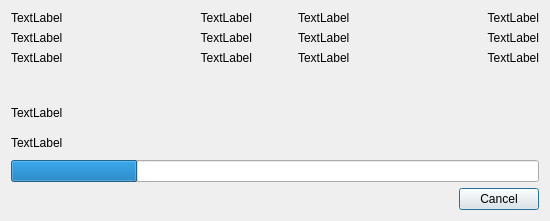
<?xml version="1.0" encoding="UTF-8"?>
<ui version="4.0">
 <class>ZipUnzipProgressDialog</class>
 <widget class="QDialog" name="ZipUnzipProgressDialog">
  <property name="geometry">
   <rect>
    <x>0</x>
    <y>0</y>
    <width>550</width>
    <height>221</height>
   </rect>
  </property>
  <property name="minimumSize">
   <size>
    <width>550</width>
    <height>221</height>
   </size>
  </property>
  <property name="maximumSize">
   <size>
    <width>604</width>
    <height>221</height>
   </size>
  </property>
  <property name="windowTitle">
   <string>Dialog</string>
  </property>
  <layout class="QGridLayout" name="gridLayout_3">
   <item row="0" column="0">
    <layout class="QVBoxLayout" name="verticalLayout">
     <item>
      <layout class="QHBoxLayout" name="horizontalLayout">
       <item>
        <layout class="QGridLayout" name="gridLayout">
         <item row="0" column="0">
          <widget class="QLabel" name="l11">
           <property name="text">
            <string>TextLabel</string>
           </property>
          </widget>
         </item>
         <item row="0" column="1">
          <widget class="QLabel" name="l12">
           <property name="layoutDirection">
            <enum>Qt::LeftToRight</enum>
           </property>
           <property name="text">
            <string>TextLabel</string>
           </property>
           <property name="alignment">
            <set>Qt::AlignRight|Qt::AlignTrailing|Qt::AlignVCenter</set>
           </property>
          </widget>
         </item>
         <item row="1" column="0">
          <widget class="QLabel" name="l21">
           <property name="text">
            <string>TextLabel</string>
           </property>
          </widget>
         </item>
         <item row="1" column="1">
          <widget class="QLabel" name="l22">
           <property name="layoutDirection">
            <enum>Qt::LeftToRight</enum>
           </property>
           <property name="text">
            <string>TextLabel</string>
           </property>
           <property name="alignment">
            <set>Qt::AlignRight|Qt::AlignTrailing|Qt::AlignVCenter</set>
           </property>
          </widget>
         </item>
         <item row="2" column="0">
          <widget class="QLabel" name="l31">
           <property name="text">
            <string>TextLabel</string>
           </property>
          </widget>
         </item>
         <item row="2" column="1">
          <widget class="QLabel" name="l32">
           <property name="layoutDirection">
            <enum>Qt::LeftToRight</enum>
           </property>
           <property name="text">
            <string>TextLabel</string>
           </property>
           <property name="alignment">
            <set>Qt::AlignRight|Qt::AlignTrailing|Qt::AlignVCenter</set>
           </property>
          </widget>
         </item>
        </layout>
       </item>
       <item>
        <spacer name="horizontalSpacer">
         <property name="orientation">
          <enum>Qt::Horizontal</enum>
         </property>
         <property name="sizeType">
          <enum>QSizePolicy::Maximum</enum>
         </property>
         <property name="sizeHint" stdset="0">
          <size>
           <width>40</width>
           <height>20</height>
          </size>
         </property>
        </spacer>
       </item>
       <item>
        <layout class="QGridLayout" name="gridLayout_2">
         <item row="0" column="0">
          <widget class="QLabel" name="r11">
           <property name="text">
            <string>TextLabel</string>
           </property>
          </widget>
         </item>
         <item row="2" column="0">
          <widget class="QLabel" name="r31">
           <property name="text">
            <string>TextLabel</string>
           </property>
          </widget>
         </item>
         <item row="1" column="0">
          <widget class="QLabel" name="r21">
           <property name="text">
            <string>TextLabel</string>
           </property>
          </widget>
         </item>
         <item row="0" column="1">
          <widget class="QLabel" name="r12">
           <property name="layoutDirection">
            <enum>Qt::LeftToRight</enum>
           </property>
           <property name="text">
            <string>TextLabel</string>
           </property>
           <property name="alignment">
            <set>Qt::AlignRight|Qt::AlignTrailing|Qt::AlignVCenter</set>
           </property>
          </widget>
         </item>
         <item row="1" column="1">
          <widget class="QLabel" name="r22">
           <property name="layoutDirection">
            <enum>Qt::LeftToRight</enum>
           </property>
           <property name="text">
            <string>TextLabel</string>
           </property>
           <property name="alignment">
            <set>Qt::AlignRight|Qt::AlignTrailing|Qt::AlignVCenter</set>
           </property>
          </widget>
         </item>
         <item row="2" column="1">
          <widget class="QLabel" name="r32">
           <property name="layoutDirection">
            <enum>Qt::LeftToRight</enum>
           </property>
           <property name="text">
            <string>TextLabel</string>
           </property>
           <property name="alignment">
            <set>Qt::AlignRight|Qt::AlignTrailing|Qt::AlignVCenter</set>
           </property>
          </widget>
         </item>
        </layout>
       </item>
      </layout>
     </item>
     <item>
      <spacer name="verticalSpacer">
       <property name="orientation">
        <enum>Qt::Vertical</enum>
       </property>
       <property name="sizeType">
        <enum>QSizePolicy::Fixed</enum>
       </property>
       <property name="sizeHint" stdset="0">
        <size>
         <width>584</width>
         <height>30</height>
        </size>
       </property>
      </spacer>
     </item>
     <item>
      <widget class="QLabel" name="labelPath">
       <property name="text">
        <string>TextLabel</string>
       </property>
      </widget>
     </item>
     <item>
      <widget class="QLabel" name="labelFile">
       <property name="text">
        <string>TextLabel</string>
       </property>
      </widget>
     </item>
     <item>
      <widget class="QProgressBar" name="progressBar">
       <property name="value">
        <number>24</number>
       </property>
       <property name="textVisible">
        <bool>false</bool>
       </property>
       <property name="format">
        <string/>
       </property>
      </widget>
     </item>
     <item>
      <widget class="QDialogButtonBox" name="buttonBox">
       <property name="orientation">
        <enum>Qt::Horizontal</enum>
       </property>
       <property name="standardButtons">
        <set>QDialogButtonBox::Cancel</set>
       </property>
       <property name="centerButtons">
        <bool>false</bool>
       </property>
      </widget>
     </item>
    </layout>
   </item>
  </layout>
 </widget>
 <resources/>
 <connections>
  <connection>
   <sender>buttonBox</sender>
   <signal>rejected()</signal>
   <receiver>ZipUnzipProgressDialog</receiver>
   <slot>reject()</slot>
   <hints>
    <hint type="sourcelabel">
     <x>316</x>
     <y>260</y>
    </hint>
    <hint type="destinationlabel">
     <x>286</x>
     <y>274</y>
    </hint>
   </hints>
  </connection>
 </connections>
</ui>
